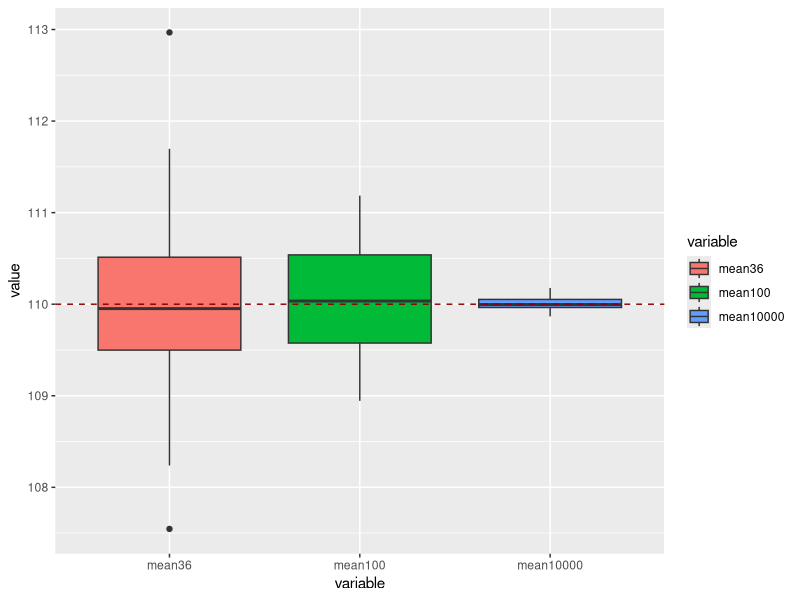
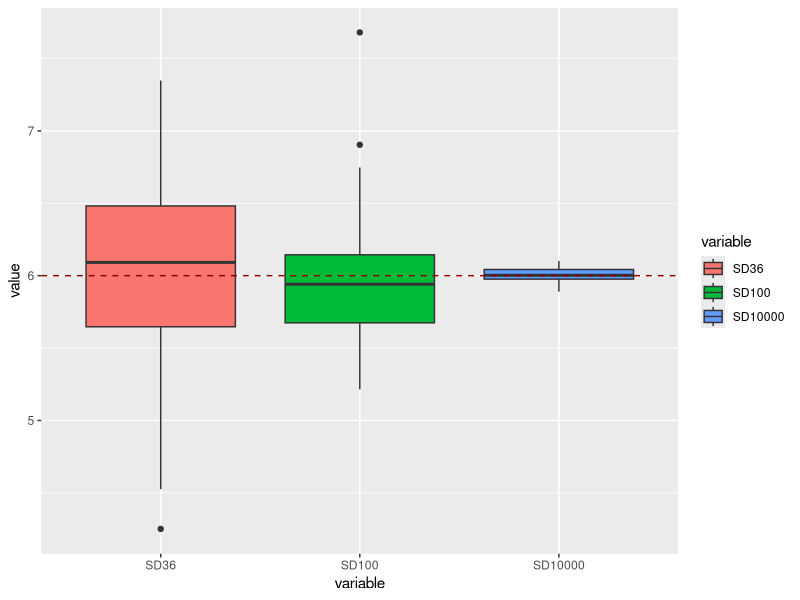
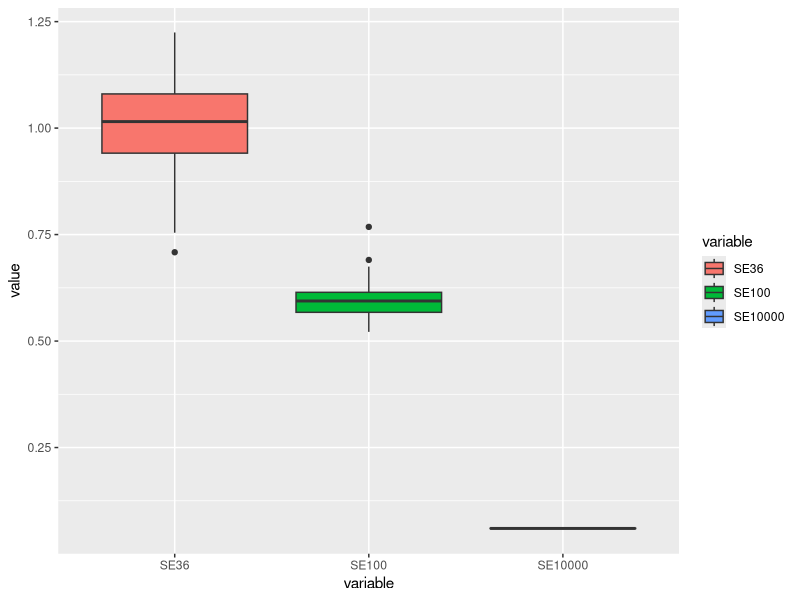
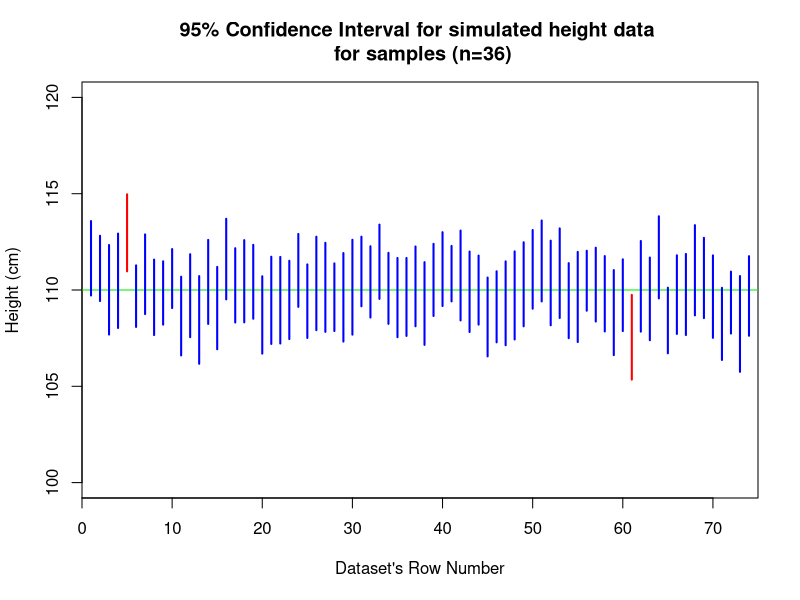
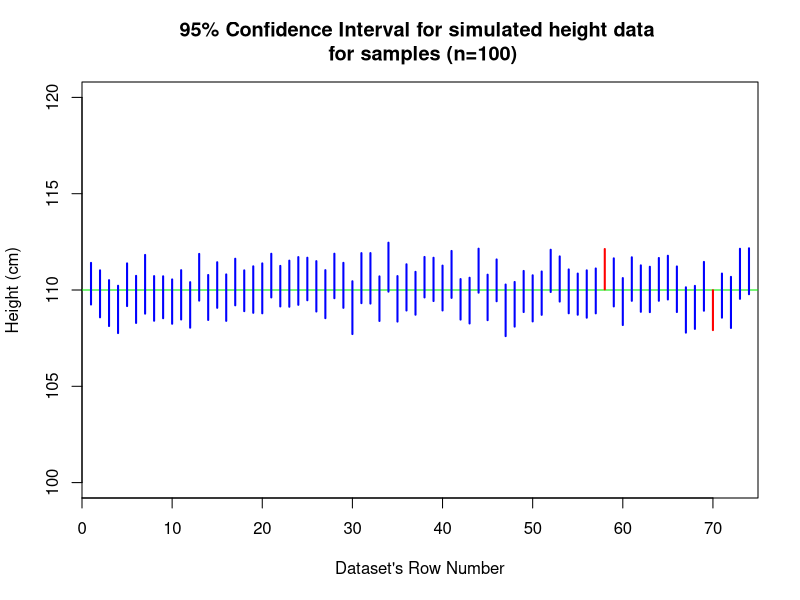
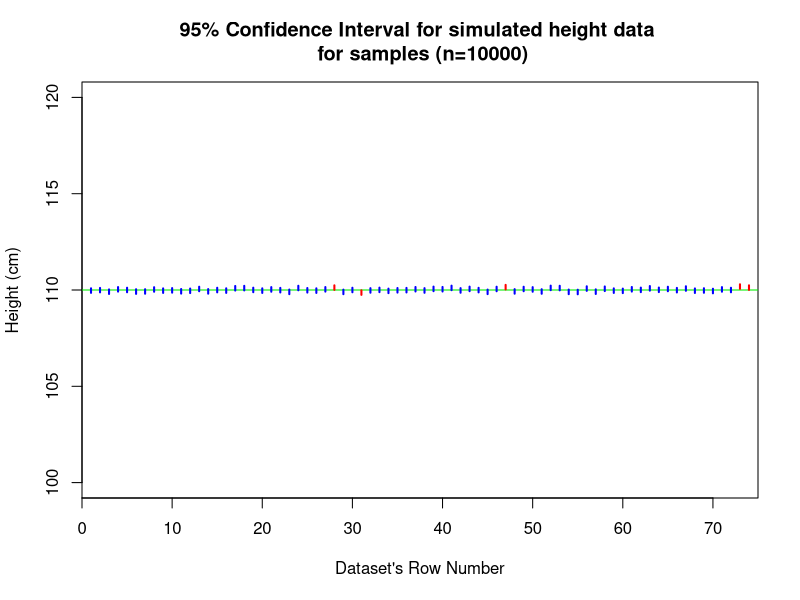
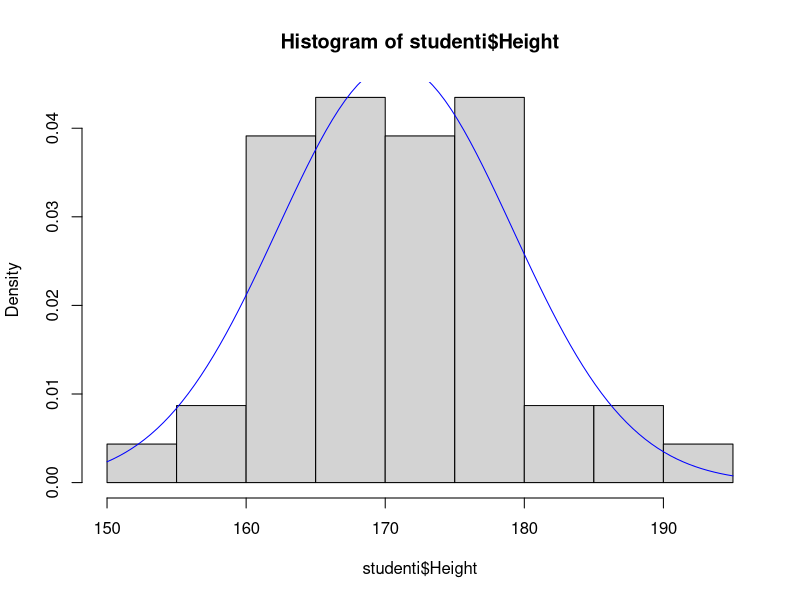
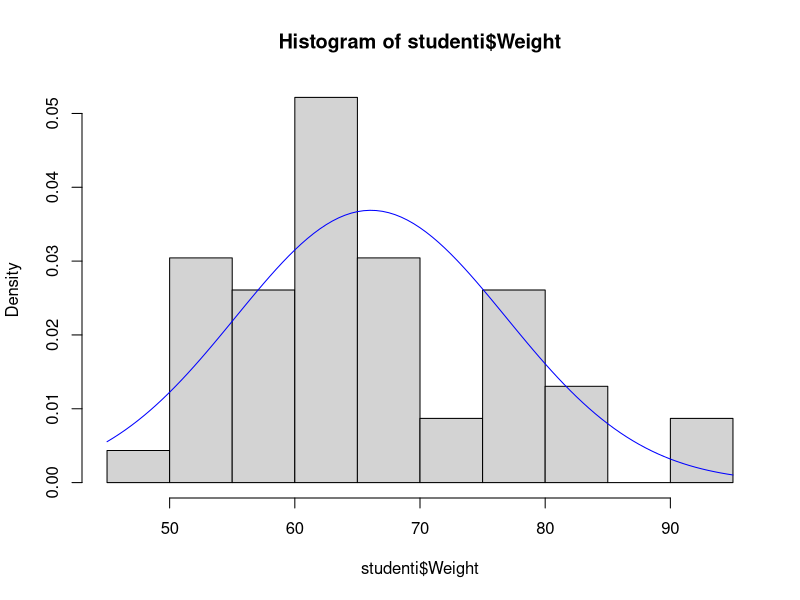

These figures' R source, in order:
## ---- chunk 1
# Run the following command after removing the hash key this will launch a
# Help page with documentation.
# ?set.seed() 
set.seed(123456, kind="Mersenne-Twister") 

## ---- chunk 2
small_sample <- rnorm(36, mean=110, sd=6)    # provide our own mean and standard deviation
length(small_sample) # check that that we have generated 36 values
head(small_sample)
## ---- chunk 3
moderate_sample <- rnorm(100, mean=110, sd=6)    # provide our own mean and standard deviation
length(moderate_sample) # check that that we have generated 100 values
head(moderate_sample)
## ---- chunk 4
large_sample <- rnorm(10000, mean=110, sd=6)    # provide our own mean and standard deviation
length(large_sample) # check that that we have generated 10000 values
head(large_sample)
## ---- chunk 5

library(psych)
library(knitr)

summary_samples <- rbind(SmallSample1 = describe(small_sample,quant=c(.25,.75) ), 
                         ModerateSample2 = describe(moderate_sample,quant=c(.25,.75) ), 
                         LargeSample3 = describe(large_sample,quant=c(.25,.75)) )

summary_samples <- summary_samples[,c("mean","se", "sd", "min", "Q0.25", "median", "Q0.75", "max")]

kable(summary_samples)

## ---- chunk 6

library(readxl)

student_samples <- read_excel("data/MED4048_2023-24_SampleSummaries.xlsx")

require(reshape2)
require(ggplot2)
require(dplyr)
## ---- chunk 7

ggplot(data = melt(student_samples[,c("mean36",
                                      "mean100",
                                      "mean10000")]), aes(x=variable, y=value)) +  
      geom_boxplot(aes(fill=variable)) + 
      geom_hline(yintercept = 110, linetype = 2, colour = "darkred")

## ---- chunk 8

ggplot(data = melt(student_samples[,c("SD36",
                                      "SD100",
                                      "SD10000")]), aes(x=variable, y=value)) +   
      geom_boxplot(aes(fill=variable)) + 
      geom_hline(yintercept = 6, linetype = 2,  colour = "darkred")

## ---- chunk 9

ggplot(data = melt(student_samples[,c("SE36",
                                      "SE100",
                                      "SE10000")]), aes(x=variable, y=value)) + geom_boxplot(aes(fill=variable))

## ---- chunk 10
mean_samples <- rbind(mean36 = describe(student_samples$mean36,quant=c(.25,.75) ), 
                         mean100 = describe(student_samples$mean100,quant=c(.25,.75) ), 
                         mean10000 = describe(student_samples$mean10000,quant=c(.25,.75)) )

mean_samples <- mean_samples[,c("mean","se", "sd", "min", "Q0.25", "median", "Q0.75", "max")]

kable(mean_samples)

## ---- chunk 11
SD_samples <- rbind(SD36 = describe(student_samples$SD36,quant=c(.25,.75) ), 
                         SD100 = describe(student_samples$SD100,quant=c(.25,.75) ), 
                         SD10000 = describe(student_samples$SD10000,quant=c(.25,.75)) )

SD_samples <- SD_samples[,c("mean","se", "sd", "min", "Q0.25", "median", "Q0.75", "max")]

kable(SD_samples)

## ---- chunk 12
SE_samples <- rbind(SE36 = describe(student_samples$SE36,quant=c(.25,.75) ), 
                         SE100 = describe(student_samples$SE100,quant=c(.25,.75) ), 
                         SE10000 = describe(student_samples$SE10000,quant=c(.25,.75)) )

SE_samples <- SE_samples[,c("mean","se", "sd", "min", "Q0.25", "median", "Q0.75", "max")]

kable(SE_samples)

## ---- chunk 13

m = 74; n = 36; mu = 110; sigma = 6; conf.level = .95

x.bar = student_samples$mean36
x.se = student_samples$SE36
t.crit = qt(1-(1-conf.level)/2, n-1)
LCL = x.bar - t.crit*x.se; UCL = x.bar + t.crit*x.se
cover = LCL < mu & UCL > mu
HI = max(UCL); LO = min(LCL) # to set dimensions of the plot
plot(c(0,m+1), c(HI, LO), col="white", ylab="Height (cm)", xlab="Dataset's Row Number",  
     main="95% Confidence Interval for simulated height data \n for samples (n=36)", 
     xaxs="i", ylim = c(100,120))

abline(h=mu, col="green2")
for(i in 1:m) {bar="blue"; if (cover[i]==F) {bar="red"}
lines(c(i,i), c(UCL[i], LCL[i]), col=bar, lwd=2) }

## ---- chunk 14

m = 74; n = 100; mu = 110; sigma = 6; conf.level = .95
x.bar <- c(); x.se <- c();

x.bar = student_samples$mean100
x.se = student_samples$SE100
t.crit = qt(1-(1-conf.level)/2, n-1)
LCL = x.bar - t.crit*x.se; UCL = x.bar + t.crit*x.se
cover = LCL < mu & UCL > mu
HI = max(UCL); LO = min(LCL) # to set dimensions of the plot
plot(c(0,m+1), c(HI, LO), col="white", ylab="Height (cm)", xlab="Dataset's Row Number",  
     main="95% Confidence Interval for simulated height data \n for samples (n=100)", 
     xaxs="i", ylim = c(100,120))

abline(h=mu, col="green2")
for(i in 1:m) {bar="blue"; if (cover[i]==F) {bar="red"}
lines(c(i,i), c(UCL[i], LCL[i]), col=bar, lwd=2) }
## ---- chunk 15
m = 74; n = 10000; mu = 110; sigma = 6; conf.level = .95
x.bar <- c(); x.se <- c();

x.bar = student_samples$mean10000
x.se = student_samples$SE10000
t.crit = qt(1-(1-conf.level)/2, n-1)
LCL = x.bar - t.crit*x.se; UCL = x.bar + t.crit*x.se
cover = LCL < mu & UCL > mu
HI = max(UCL); LO = min(LCL) # to set dimensions of the plot
plot(c(0,m+1), c(HI, LO), col="white", ylab="Height (cm)", xlab="Dataset's Row Number",  
     main="95% Confidence Interval for simulated height data \n for samples (n=10000)", 
     xaxs="i", ylim = c(100,120))

abline(h=mu, col="green2")
for(i in 1:m) {bar="blue"; if (cover[i]==F) {bar="red"}
lines(c(i,i), c(UCL[i], LCL[i]), col=bar, lwd=2) }
## ---- chunk 16
mu = 110
x.sd = 5.77
x.bar = 108.92
## ---- chunk 17


alert_sample <- read_excel("data/alert_rct.xlsx")

alert_sample_b <-  describe(alert_sample$ldl_b,quant=c(.25,.75) )

alert_sample_b <- alert_sample_b[,c("mean","se", "sd", "min", "Q0.25", "median", "Q0.75", "max")]

kable(alert_sample_b)

alert_sample$ldl_b[alert_sample$ldl_b == ""] <- NA
## ---- chunk 18

studenti <- read_excel("data/Studenti.xlsx")


hist(studenti$Height, freq=FALSE)
curve(dnorm(x, mean = mean(studenti$Height), sd = sd(studenti$Height)), add = TRUE, col = "blue", xlab = "Height (in cm)", ylab = "Density",)

## ---- chunk 19

hist(studenti$Weight, freq=FALSE)
curve(dnorm(x, mean = mean(studenti$Weight), sd = sd(studenti$Weight)), add = TRUE, col = "blue", xlab = "Weight (in lbs)", ylab = "Density",)

## ---- chunk 20
library(plyr)
library(dplyr)
library(tidyr)

p <- unique(studenti$Gender)
g <- ggplot(studenti, aes(x = Weight, fill = Gender, colour = Gender))
for (i in seq_along(p))  {
  df <-studenti %>% filter(Gender == p[i])
  g <- g + geom_density(alpha = .05) +
    stat_function(data = df,
                  fun = dnorm,
                  args = list(mean = mean(df$Weight), sd = sd(df$Weight)))
}
g

